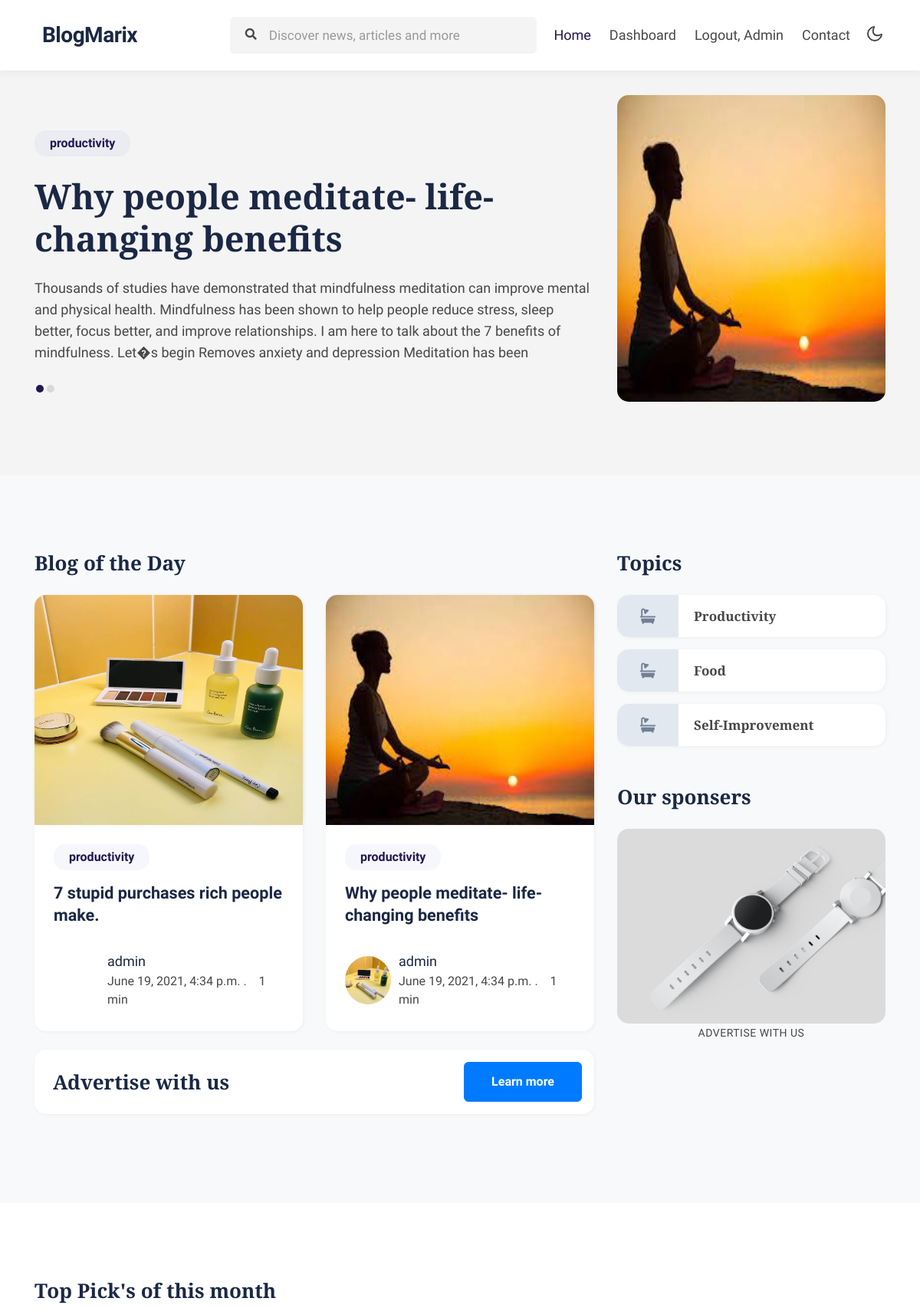
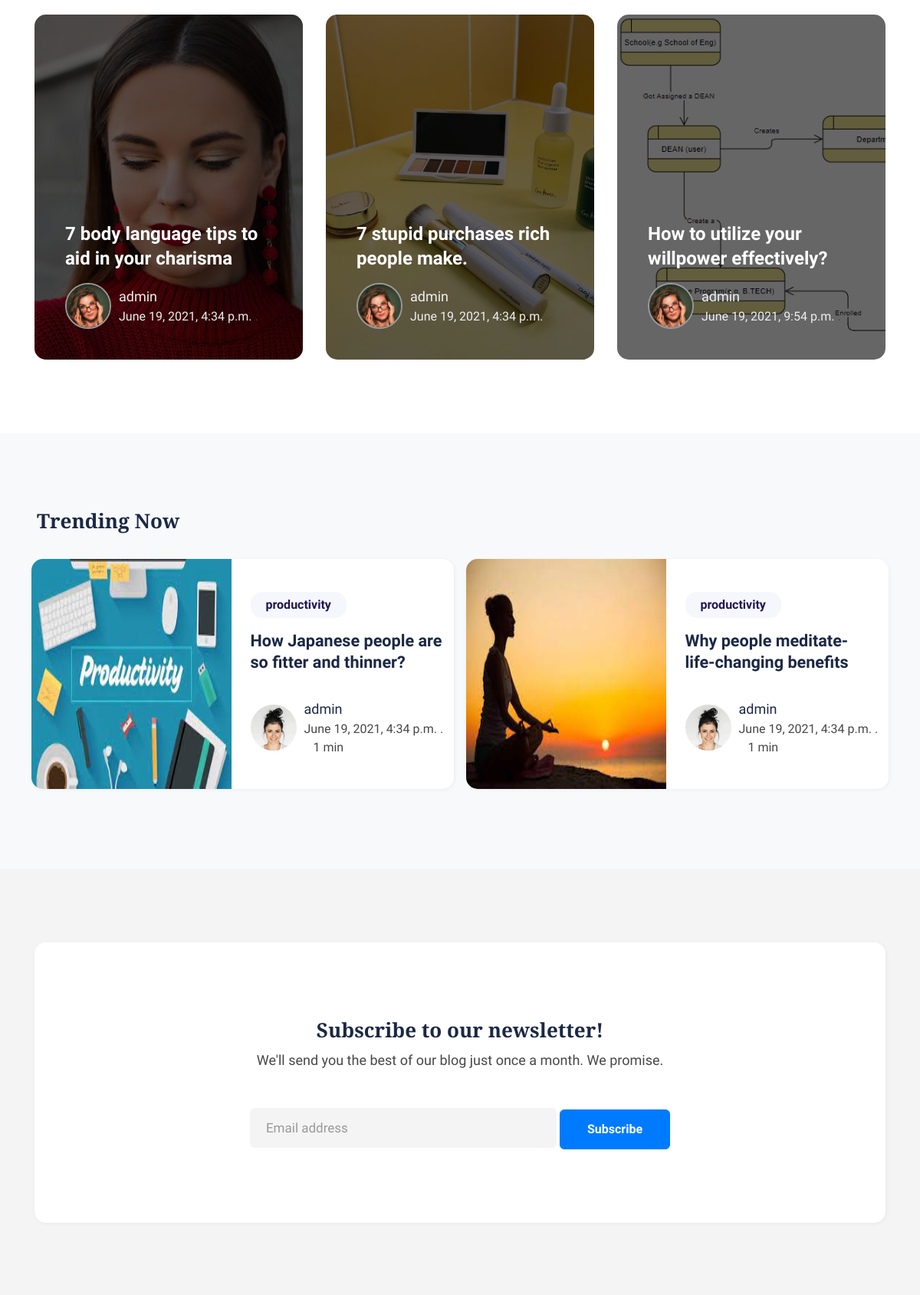
The app's page / (signed in, upper part) with its own data (2 pictures, top to bottom).
### blogcodecs/models.py (models this page shows, shortened)
class blogPlusTags(models.Model):
    id = models.AutoField(primary_key=True)
    blog = models.ForeignKey('blogs',on_delete=models.CASCADE)
    tags = models.ForeignKey('tags',on_delete=models.CASCADE)
    def __str__(self):
        return self.blog.title + " - " + self.tags.name

class blogs(models.Model):
    id = models.AutoField(primary_key=True)
    title = models.CharField(max_length=1000)
    image = models.ImageField()
    content = RichTextField(blank=True,null=True)
    submitedBy = models.ForeignKey(settings.AUTH_USER_MODEL,on_delete=models.CASCADE)
    dateUploaded = models.DateTimeField(auto_now_add=True)
    updatedOn = models.DateTimeField(auto_now_add=True)
    category = models.ForeignKey('category',on_delete=models.CASCADE)
    likes = models.IntegerField()

class category(models.Model):
    id = models.AutoField(primary_key=True)
    name = models.CharField(max_length=500)
    def __str__(self):
        return self.name

### blogcodecs/views.py (the view)
# urls.py: 2. Add a URL to urlpatterns:  path('', views.home, name='home')
def home(request):
    categor = category.objects.all()[:3]
    blogsAll = blogs.objects.all()
    blogPlusTagsAll = blogPlusTags.objects.all()
    sliderBlog = blogPlusTagsAll.filter(tags=tags.objects.get(name="slider"))
    monthBlogs = blogPlusTagsAll.filter(
        tags = tags.objects.get(name="top Blogs of Month"),
        )
    dailyBlog1 = random.choices(blogsAll)
    d2 = blogsAll.exclude(id=dailyBlog1[0].id)
    dailyBlog2 = random.choices(d2)
    trending = blogsAll.all().order_by('likes')[:10]
    print(monthBlogs)
    context = {
        'categories':categor,
        'sliderContent':sliderBlog,
        'monthContent':monthBlogs,
        'dailyBlog1': dailyBlog1[0],
        'dailyBlog2': dailyBlog2[0],
        'trendingContent':trending
    }
    return render(request,'index.html',context)

### templates/index.html (shortened to what this page needs)
{% load static %}
<!doctype html>
<html lang="en">
<head>
    <link rel="stylesheet" href="https://cdn.jsdelivr.net/npm/bootstrap@4.6.0/dist/css/bootstrap.min.css">
    <link rel="stylesheet" href="{% static 'css/owl.carousel.css' %}">
    <link rel="stylesheet" href="https://cdnjs.cloudflare.com/ajax/libs/font-awesome/5.15.3/css/all.min.css" />
    <link rel="stylesheet" href="{% static 'css/style-starter.css' %}">
</head>
<body>
    <header class="-header">
        <div class="container">
            <nav class="navbar navbar-expand-lg navbar-light fill px-lg-0 py-0 px-sm-3 px-0">
                <a class="navbar-brand" href="/">
                     BlogMarix</a>
                <div class="collapse navbar-collapse" id="navbarSupportedContent">
                    <nav class="mx-auto">
                        <div class="search-bar">
                            <form class="search">
                                <input type="search" class="search__input" name="search" placeholder="Discover news, articles and more" onload="equalWidth()" required>
                                <span class="fa fa-search search__icon"></span>
                            </form>
                        </div>
                    </nav>
                    <ul class="navbar-nav">
                        <li class="nav-item active">
                            <a class="nav-link" href="/">Home</a>
                        </li>
                        {% if user.is_authenticated %}
                        <li class="nav-item">
                            <a href="/dashboard" class="nav-link">Dashboard</a>
                        </li>
                        {% endif %}
                        {% if user.is_authenticated %}
                        <li class="nav-item @@contact__active">
                            <a class="nav-link" href="accounts/logout">Logout, {{user.username}}</a>
                        </li>
                        {% else %}
                        <li class="nav-item @@contact__active">
                            <a class="nav-link" data-toggle="modal" data-target="#loginModal" href="#">Login</a>
                        </li>
                        {% endif %}
                        <li class="nav-item @@contact__active">
                            <a class="nav-link" href="contact">Contact</a>
                        </li>
                    </ul>
                </div>
                <div class="mobile-position">
                    <nav class="navigation">
                        <div class="theme-switch-wrapper">
                            <label class="theme-switch" for="checkbox">
							<div class="mode-container">
								<i class="gg-moon"></i>
							</div>
						</label>
                        </div>
                    </nav>
                </div>
        </div>
    </header>
    <section class="-testimonials mt-xl-4" id="testimonials">
        <div class="testimonials pt-2 pb-5">
            <div class="container pb-lg-5">
                <div class="owl-testimonial owl-carousel owl-theme mb-md-0 mb-sm-5 mb-4">
                    {% for i in sliderContent %}
                    <div class="item">
                        <div class="row slider-info">
                            <div class="col-lg-8 message-info align-self">
                                <span class="label-blue mb-sm-4 mb-3">{{i.blog.category}}</span>
                                <h3 class="title-big mb-4">{{i.blog.title}}
                                </h3>
                                <div class="message-box">
                                    <p class="message">{{i.blog.content|safe}}</p>
                                </div>
                            </div>
                            <div class="col-lg-4 col-md-4 img-circle mt-lg-0 mt-4 text-center">
                                <img src="/media/{{i.blog.image}}" height="400px" width="350px" class=" radius-image-full" alt="client image">
                            </div>
                        </div>
                    </div>
                    {% endfor %}
                </div>
            </div>
        </div>
    </section>
    <div class="-homeblock2 py-5">
        <div class="container py-lg-5 py-md-4">
            <div class="row">
                <div class="col-lg-8">
                    <h3 class="section-title-left mb-4"> Blog of the Day </h3>
                    <div class="row">
                        <div class="col-lg-6 col-md-6 item">
                            <div class="card">
                                <div class="card-header p-0 position-relative">
                                    <a href="#blog-single.html">
                                        <img class="card-img-bottom d-block radius-image-full" src="/media/{{dailyBlog1.image}}" style="height:300px" alt="Card image cap">
                                    </a>
                                </div>
                                <div class="card-body blog-details">
                                    <span class="label-blue">{{dailyBlog1.category}}</span>
                                    <a href="/blog/{{dailyBlog1.id}}" class="blog-desc">{{dailyBlog1.title}}
                                    </a>
                                    <div class="author align-items-center mt-3 mb-1">
                                        <ul class="blog-meta">
                                            <li>
                                                <a href="author.html">{{dailyBlog1.submitedBy}}</a> </a>
                                            </li>
                                            <li class="meta-item blog-lesson">
                                                <span class="meta-value"> {{dailyBlog1.dateUploaded}} </span>. <span class="meta-value ml-2"> 1 min</span>
                                            </li>
                                        </ul>
                                    </div>
                                </div>
                            </div>
                        </div>
                        <div class="col-lg-6 col-md-6 item">
                            <div class="card">
                                <div class="card-header p-0 position-relative">
                                    <a href="#blog-single.html">
                                        <img class="card-img-bottom d-block radius-image-full" src="/media/{{dailyBlog2.image}}" style="height:300px;" alt="Card image cap">
                                    </a>
                                </div>
                                <div class="card-body blog-details">
                                    <span class="label-blue">{{dailyBlog2.category}}</span>
                                    <a href="/blog/{{dailyBlog1.id}}" class="blog-desc">{{dailyBlog2.title}}
                                    </a>
                                    <div class="author align-items-center mt-3 mb-1">
                                        <img src="/media/{{dailyBlog1.image}}" alt="" class="img-fluid rounded-circle" />
                                        <ul class="blog-meta">
                                            <li>
                                                <a href="author.html">{{dailyBlog2.submitedBy}}</a> </a>
                                            </li>
                                            <li class="meta-item blog-lesson">
                                                <span class="meta-value"> {{dailyBlog2.dateUploaded}} </span>. <span class="meta-value ml-2"> 1 min</span>
                                            </li>
                                        </ul>
                                    </div>
                                </div>
                            </div>
                        </div>
                    </div>
                    <div class="mt-4 left-right bg-clr-white p-3">
                        <h3 class="section-title-left align-self pl-2 mb-sm-0 mb-3">Advertise with us </h3>
                        <a class="btn btn-style btn-primary" href="/contact">Learn more</a>
                    </div>
                </div>
                <div class="col-lg-4 trending mt-lg-0 mt-5">
                    <div class="topics">
                        <h3 class="section-title-left mb-4"> Topics</h3>
                        {% for i in categories %}
                        <a href="category/{{i.name}}" class="topics-list mt-3">
                            <div class="list1">
                                <span class="fa fa-bath"></span>
                                <h4 class="text-capitalize">{{i.name}}</h4>
                            </div>
                        </a>
                        {% endfor %}
                    </div>
                    <div class="sponsers mt-5">
                        <h3 class="section-title-left mb-4"> Our sponsers</h3>
                        <a href="#ad-banner"><img src="{% static 'images/ad.jpg' %}" alt="" class="img-fluid radius-image-full" /></a>
                        <a href="#advertise" class="text-center d-block text-uppercase">Advertise with us </a>
                    </div>
                </div>
            </div>
        </div>
    </div>
    <div class="-homeblock3 py-5">
        <div class="container py-lg-5 py-md-4">
            <h3 class="section-title-left mb-4"> Top Pick's of this month </h3>
            <div class="row top-pics">
                {% for i in monthContent %}
                <div class="col-lg-4 col-md-6">
                    <div class="top-pic1" style="background-image:url('/media/{{i.blog.image}}')">
                        <div class="card-body blog-details">
                            <a href="/blog/{{i.id}}" class="blog-desc">{{i.blog.title}}
                        </a>
                            <div class="author align-items-center">
                                <img src="{% static 'images/a1.jpg' %}" alt="" class="img-fluid rounded-circle" />
                                <ul class="blog-meta">
                                    <li>
                                        <a href="author.html">{{i.blog.submitedBy}}</a> </a>
                                    </li>
                                    <li class="meta-item blog-lesson">
                                        <span class="meta-value"> {{i.blog.dateUploaded}} </span>. <span class="meta-value ml-2">
                                    </li>
                                </ul>
                            </div>
                        </div>
                    </div>
                </div>
                {% endfor %}
            </div>
        </div>
    </div>
    <div class="-homeblock2 -homeblock6 py-5">
        <div class="container-fluid px-sm-5 py-lg-5 py-md-4">
            <h3 class="section-title-left mb-4"> Trending Now</h3>
            <div class="row">
                <div class="owl-carousel two owl-theme mb-md-0 mb-sm-5 mb-4">
                    {% for i in trendingContent %}
                    <div class="m-2">
                        <div class="bg-clr-white hover-box" style="height:300px;">
                            <div class="row">
                                <div class="col-sm-6 position-relative">
                                    <a href="/blog/{{i.id}}">
                                        <img class="card-img-bottom d-block radius-image-full" style="height: 300px;" src="/media/{{i.image}}" alt="Card image cap">
                                    </a>
                                </div>
                                <div class="col-sm-6 card-body blog-details align-self">
                                    <span class="label-blue">{{i.category}}</span>
                                    <a href="/blog/{{i.id}}" class="blog-desc">{{i.title}}
                            </a>
                                    <div class="author align-items-center mt-3">
                                        <img src="{% static 'images/a2.jpg' %}" alt="" class="img-fluid rounded-circle" />
                                        <ul class="blog-meta">
                                            <li>
                                                <a href="author.html">{{i.submitedBy}}</a> </a>
                                            </li>
                                            <li class="meta-item blog-lesson">
                                                <span class="meta-value"> {{i.dateUploaded}} </span>. <span class="meta-value ml-2"> 1 min</span>
                                            </li>
                                        </ul>
                                    </div>
                                </div>
                            </div>
                        </div>
                    </div>{% endfor %}
                </div>
            </div>
        </div>
    </div>
    <div class="-subscribe py-5">
        <div class="container py-lg-5 py-md-4">
            <div class="-subscribe-content text-center bg-clr-white py-md-5 py-2">
                <div class="py-5">
                    <h3 class="section-title-left mb-2">Subscribe to our newsletter!</h3>
                    <p class="mb-md-5 mb-4">We'll send you the best of our blog just once a month. We promise. </p>
                    <form action="subscribe" method="POST" class="subscribe"> {% csrf_token %}
                        <input type="email" class="subscribe_input" name="email" placeholder="Email address" required="">
                        <button class="btn btn-style btn-primary">Subscribe</button>
                    </form>
                </div>
            </div>
        </div>
    </div>
</body>
</html>

### records on screen
blogPlusTags: blog.category "productivity", blog "Why people meditate- life-changing benefits", blog.content "Thousands of studies have demonstrated that mindfulness meditation can improve mental and physical health. Mindfulness has been shown to help people reduce stress, sleep better, focus better, and improve relationships. I am here to talk about the 7 benefits of mindfulness. Let�s begin Removes anxiety and depression Meditation has been…", blog.image (picture)
blogs: image (picture), category "productivity", title "7 stupid purchases rich people make.", submitedBy "admin", dateUploaded "June 19, 2021, 4:34 p.m."
blogs: image (picture), category "productivity", title "Why people meditate- life-changing benefits", submitedBy "admin", dateUploaded "June 19, 2021, 4:34 p.m."
category: name "Productivity"
category: name "Food"
category: name "Self-Improvement"
blogPlusTags: blog.image (picture), blog "7 body language tips to aid in your charisma", blog.submitedBy "admin", blog.dateUploaded "June 19, 2021, 4:34 p.m."
blogPlusTags: blog.image (picture), blog "7 stupid purchases rich people make.", blog.submitedBy "admin", blog.dateUploaded "June 19, 2021, 4:34 p.m."
blogPlusTags: blog.image (picture), blog "How to utilize your willpower effectively?", blog.submitedBy "admin", blog.dateUploaded "June 19, 2021, 9:54 p.m."
blogs: image (picture), category "productivity", title "How Japanese people are so fitter and thinner?", submitedBy "admin", dateUploaded "June 19, 2021, 4:34 p.m."

### other values on screen
{{ user.username }} "Admin"
